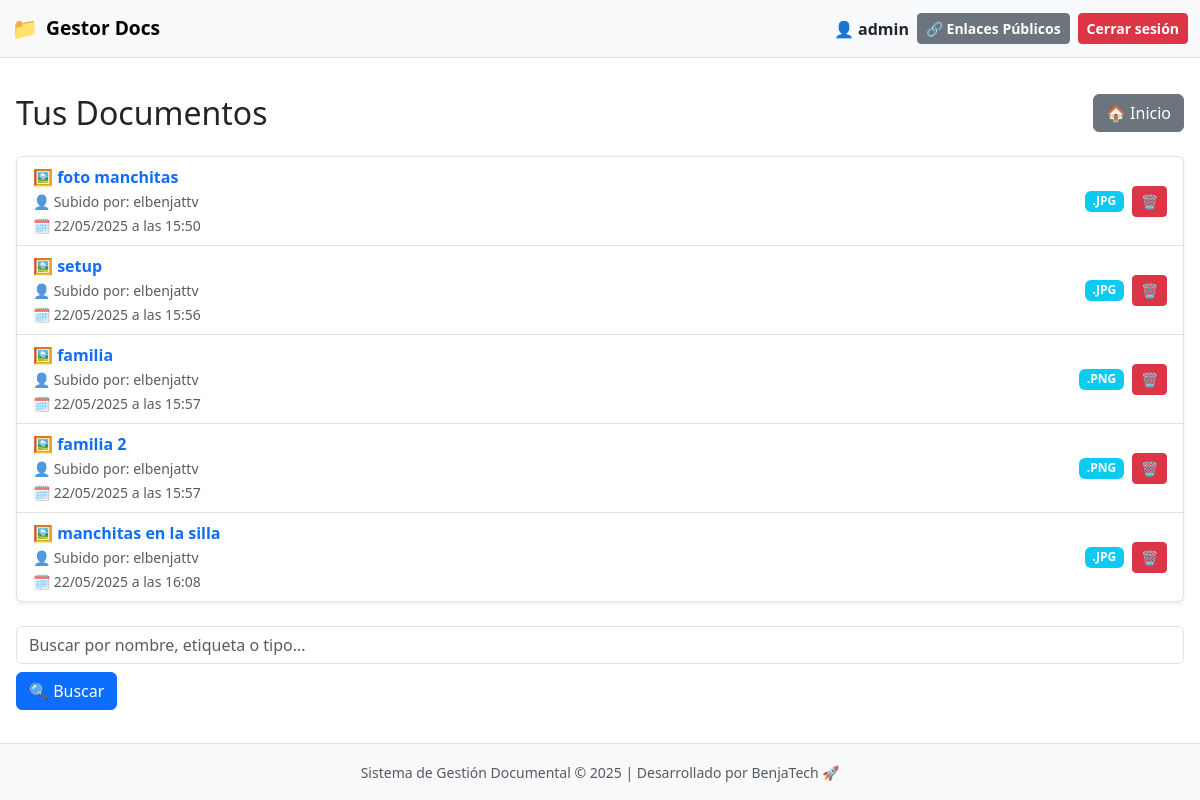
/lista/ (signed in), run on an earlier commit of the app's database.
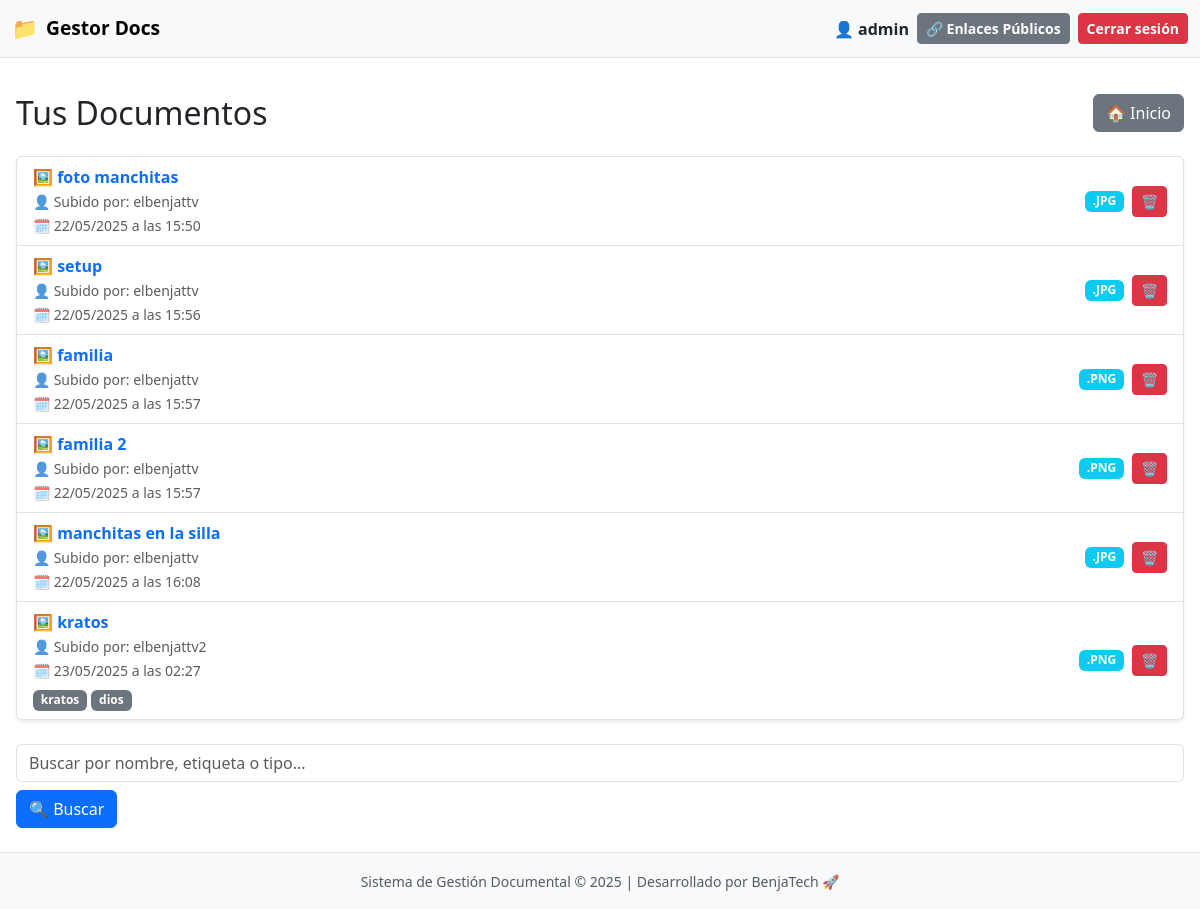
And on a later commit of the database.
### documentos/models.py (models this page shows, shortened)
class Documento(models.Model):
    nombre = models.CharField(max_length=200)
    archivo = models.FileField(upload_to='documentos/')
    etiquetas = models.CharField(max_length=100, blank=True)
    fecha_subida = models.DateTimeField(auto_now_add=True)
    usuario = models.ForeignKey(User, on_delete=models.CASCADE)
    enlace_publico = models.UUIDField(default=uuid.uuid4, unique=True, editable=False, null=True, blank=True)
    expiracion_enlace = models.DateTimeField(blank=True, null=True)
    fecha_expiracion = models.DateTimeField(null=True, blank=True)
    activo = models.BooleanField(default=True)

### documentos/views.py (the view)
# urls.py: path('lista/', views.listar_documentos, name='lista'),
@login_required
def listar_documentos(request):
    if request.user.is_superuser:
        documentos = Documento.objects.all()
    else:
        documentos = Documento.objects.filter(usuario=request.user)
    for doc in documentos:
        if doc.etiquetas:
            doc.etiquetas_lista = [e.strip() for e in doc.etiquetas.split(',')]
        else:
            doc.etiquetas_lista = []
    return render(request, 'documentos/lista.html', {'documentos': documentos})

### documentos/templates/documentos/lista.html (shortened to what this page needs)
{% extends 'documentos/base.html' %}
{% load etiquetas_tags %}
{% block content %}
<div class="header d-flex justify-content-between align-items-center flex-wrap gap-3 mb-4">
  <h2 class="mb-0">Tus Documentos</h2>
  <a href="{% url 'documentos:home' %}" class="btn btn-secondary">🏠 Inicio</a>
</div>
{% if documentos %}
  <ul class="list-group shadow-sm">
    {% for doc in documentos %}
      <li id="doc-{{ doc.id }}" class="list-group-item d-flex justify-content-between align-items-center flex-wrap gap-3">
        <div class="flex-grow-1">
          {% with ext=doc.archivo.name|slice:"-4:"|lower %}
            {% if ext == ".pdf" %}
              📄
            {% elif ext == ".doc" or ext == "docx" %}
              📝
            {% elif ext == ".xls" or ext == "xlsx" %}
              📊
            {% elif ext == ".png" or ext == ".jpg" %}
              🖼️
            {% else %}
              📁
            {% endif %}
          {% endwith %}
          <a href="{% url 'documentos:previsualizar' doc.id %}" class="fw-semibold text-decoration-none text-primary">
            {{ doc.nombre }}
          </a>
          <br>
          <small class="text-muted">👤 Subido por: {{ doc.usuario.username }}</small><br>
          <small class="text-muted">🗓️ {{ doc.fecha_subida|date:"d/m/Y" }} a las {{ doc.fecha_subida|date:"H:i" }}</small>
          {% if doc.etiquetas_lista %}
            <div class="mt-1">
              {% for etiqueta in doc.etiquetas_lista %}
                <span class="badge bg-secondary">{{ etiqueta }}</span>
              {% endfor %}
            </div>
          {% endif %}
        </div>
        <div class="d-flex align-items-center gap-2">
          {% with ext=doc.archivo.name|slice:"-4:"|upper %}
            {% if ext == ".PDF" %}
              <span class="badge bg-danger">{{ ext }}</span>
            {% elif ext == ".JPG" or ext == ".PNG" %}
              <span class="badge bg-info">{{ ext }}</span>
            {% elif ext == ".DOC" or ext == "XLSX" %}
              <span class="badge bg-warning text-dark">{{ ext }}</span>
            {% else %}
              <span class="badge bg-dark">{{ ext }}</span>
            {% endif %}
          {% endwith %}
          <button class="btn btn-sm btn-danger"
                  data-bs-toggle="modal"
                  data-bs-target="#confirmDeleteModal"
                  onclick="prepareDelete({{ doc.id }}, '{{ doc.nombre|escapejs }}')"
                  title="Eliminar documento">
            🗑️
          </button>
        </div>
      </li>
    {% endfor %}
  </ul>
{% else %}
  <div class="alert alert-secondary text-center mt-4">
    <p class="mb-2">No tienes documentos aún.</p>
    <a href="{% url 'documentos:subir' %}" class="btn btn-success">＋ Subir tu primer documento</a>
  </div>
{% endif %}
<form method="get" action="{% url 'documentos:buscar' %}" class="search-form mt-4 d-flex flex-wrap gap-2">
  <input type="text" name="q" placeholder="Buscar por nombre, etiqueta o tipo..." class="form-control">
  <button type="submit" class="btn btn-primary">🔍 Buscar</button>
</form>
<div class="toast-container position-fixed bottom-0 end-0 p-3">
</div>
{% endblock %}

### documentos/templates/documentos/base.html (shortened to what this page needs)
{% load static %}
<!DOCTYPE html>
<html lang="es">
<head>
    <link href="https://cdn.jsdelivr.net/npm/bootstrap@5.3.2/dist/css/bootstrap.min.css" rel="stylesheet">
    <link href="https://cdn.jsdelivr.net/npm/bootstrap-icons@1.10.5/font/bootstrap-icons.css" rel="stylesheet">
</head>
<body class="d-flex flex-column min-vh-100">
<nav class="navbar navbar-expand-lg navbar-light bg-light border-bottom fixed-top">
  <div class="container-fluid">
    <a class="navbar-brand d-flex align-items-center" href="{% url 'documentos:home' %}">
        <span style="font-size: 1.3rem;">📁</span>
        <span class="ms-2">Gestor Docs</span>
    </a>
    <div class="collapse navbar-collapse justify-content-end" id="navbarContenido">
      {% if user.is_authenticated %}
        <div class="d-lg-flex align-items-center gap-2 nav-mobile-group mt-2 mt-lg-0">
          <span class="fw-semibold text-dark">👤 {{ user.username }}</span>
          <a href="{% url 'documentos:mis_enlaces' %}" class="btn btn-secondary btn-sm fw-semibold">
            🔗 Enlaces Públicos
          </a>
          <form method="post" action="{% url 'logout' %}" class="d-inline">
            <button type="submit" class="btn btn-danger btn-sm fw-semibold">Cerrar sesión</button>
          </form>
        </div>
      {% else %}
        <div class="d-lg-flex align-items-center gap-2 nav-mobile-group mt-2 mt-lg-0">
          <a href="{% url 'login' %}" class="btn btn-primary btn-sm">Iniciar sesión</a>
          <a href="{% url 'documentos:registrar' %}" class="btn btn-success btn-sm">Registrarse</a>
        </div>
      {% endif %}
    </div>
  </div>
</nav>
<div class="container-fluid px-3 my-4 flex-grow-1">
  {% block content %}
  {% endblock %}
</div>
<footer class="bg-light text-center text-muted py-3 border-top mt-auto">
  <div class="container">
    <small>
      Sistema de Gestión Documental © {% now "Y" %} | Desarrollado por BenjaTech 🚀
    </small>
  </div>
</footer>
</body>
</html>

### documentos/templates/documentos/base.html (style rules this page uses)
body { padding-top: 70px; }
.navbar-brand span { font-weight: bold; font-size: 1.2rem; }

What changed in the data, as far as the page shows it:
added Documento: nombre "kratos", usuario.username "elbenjattv2", fecha_subida "23/05/2025", fecha_subida "02:27", etiquetas_lista "kratos" "dios", archivo ".PNG"
